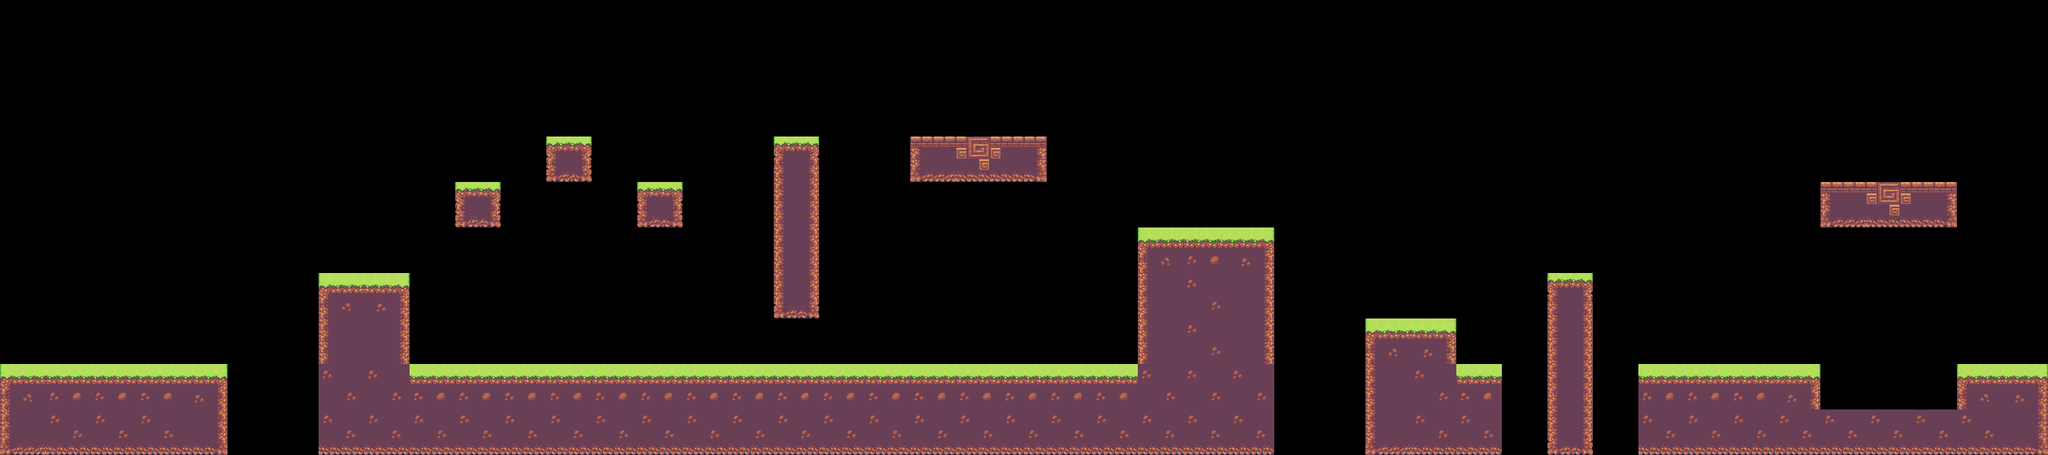

This is a level from a 2D game, rendered from its Tiled map with the project's own tilesets. A one-line summary and the complete map file follow:
An orthogonal 45x10 tile map with 64x64 px tiles, 1 tile layer (Tile Layer 1).

<map version="1.5" tiledversion="1.7.2" orientation="orthogonal" renderorder="right-down" width="45" height="10" tilewidth="64" tileheight="64" infinite="0" nextlayerid="2" nextobjectid="1">
 <tileset firstgid="1" source="../tilesets/Terrain_tiles_v2.tsx" />
 <layer id="1" name="Tile Layer 1" width="45" height="10">
  <data encoding="csv">
0,0,0,0,0,0,0,0,0,0,0,0,0,0,0,0,0,0,0,0,0,0,0,0,0,0,0,0,0,0,0,0,0,0,0,0,0,0,0,0,0,0,0,0,0,
0,0,0,0,0,0,0,0,0,0,0,0,0,0,0,0,0,0,0,0,0,0,0,0,0,0,0,0,0,0,0,0,0,0,0,0,0,0,0,0,0,0,0,0,0,
0,0,0,0,0,0,0,0,0,0,0,0,0,0,0,0,0,0,0,0,0,0,0,0,0,0,0,0,0,0,0,0,0,0,0,0,0,0,0,0,0,0,0,0,0,
0,0,0,0,0,0,0,0,0,0,0,0,16,0,0,0,0,4,0,0,13,14,15,0,0,0,0,0,0,0,0,0,0,0,0,0,0,0,0,0,0,0,0,0,0,
0,0,0,0,0,0,0,0,0,0,16,0,0,0,16,0,0,8,0,0,0,0,0,0,0,0,0,0,0,0,0,0,0,0,0,0,0,0,0,0,13,14,15,0,0,
0,0,0,0,0,0,0,0,0,0,0,0,0,0,0,0,0,8,0,0,0,0,0,0,0,1,2,3,0,0,0,0,0,0,0,0,0,0,0,0,0,0,0,0,0,
0,0,0,0,0,0,0,1,3,0,0,0,0,0,0,0,0,12,0,0,0,0,0,0,0,5,6,7,0,0,0,0,0,0,4,0,0,0,0,0,0,0,0,0,0,
0,0,0,0,0,0,0,5,7,0,0,0,0,0,0,0,0,0,0,0,0,0,0,0,0,5,6,7,0,0,1,3,0,0,8,0,0,0,0,0,0,0,0,0,0,
1,2,2,2,3,0,0,6,6,2,2,2,2,2,2,2,2,2,2,2,2,2,2,2,2,6,6,6,0,0,5,6,2,0,8,0,2,2,2,3,0,0,0,1,3,
9,10,10,10,11,0,0,10,10,10,10,10,10,10,10,10,10,10,10,10,10,10,10,10,10,10,10,10,0,0,9,10,10,0,12,0,10,10,10,10,10,10,10,10,11
</data>
 </layer>
</map>